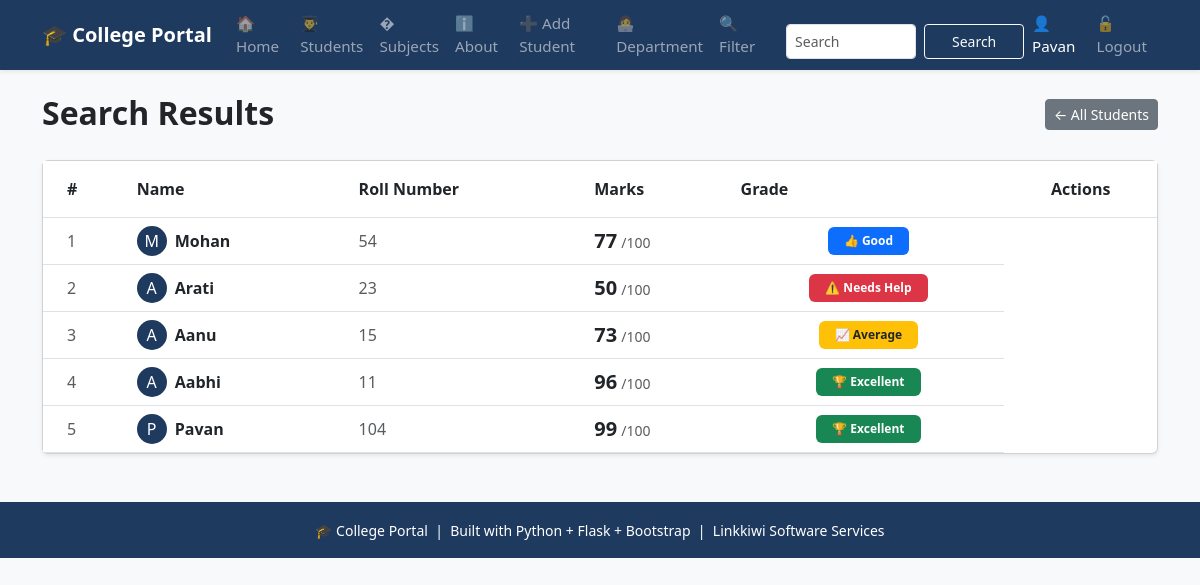
Screenshot of /search (signed in) with the database file from the repository.
### tables this page shows
CREATE TABLE students
                    (id INTEGER PRIMARY KEY AUTOINCREMENT,
                     name TEXT NOT NULL,
                     roll INTEGER NOT NULL,
                     marks INTEGER NOT NULL,
                     subject TEXT NOT NULL,
                     attendance INTEGER DEFAULT 0);

### app.py (the view)
@app.route("/search")
def search():
    q = request.args.get('q','')
    conn = get_db()
    if q:
        students = conn.execute('''SELECT * FROM students
                                WHERE name LIKE ?
                                OR SUBJECT LIKE ?
                                OR roll LIKE ?''',
                                (f'%{q}%', f'%{q}%', f'%{q}%')).fetchall()
    else:
        students = conn.execute('SELECT * FROM students ORDER BY id DESC').fetchall()
    conn.close()
    return render_template("search.html", students=students, query=q)

### database.py (called while the page is built)
def get_db():
   conn = sqlite3.connect('myproject.db')
   conn.row_factory = sqlite3.Row  # To access columns by name
   return conn

### templates/search.html (shortened to what this page needs)
{% extends "base.html" %}
{% block content %}
<div class="d-flex justify-content-between align-items-center mb-4">
    <h2 class = "fw-bold mb-1">Search Results</h2>
    <a href = "{{url_for('students_page')}}" class = "btn btn-secondary btn-sm">
        ← All Students
        </a>
</div>
{% if students %}
<div class="card shadow-sm">
    <div class="card-body p-0">
        <div class="table-responsive">
            <table class="table table-hover mb-0">
                <thead style="background-color: #1e3a5f; color:white;">
                    <tr>
                        <th class="py-3 ps-4">#</th>
                        <th class="py-3">Name</th>
                        <th class="py-3">Roll Number</th>
                        <th class="py-3">Marks</th>
                        <th class="py-3">Grade</th>
                        <th class="py-3 text-center">Actions</th>
                    </tr>
                </thead>
                <tbody>
                    {% for student in students %}
                    <tr class="align-middle">
                        <td class="ps-4 text-muted">
                            {{ loop.index }}
                        </td>
                        <td>
                            <div class="d-flex align-items-center">
                                <div class="rounded-circle d-flex justify-content-center align-items-center me-2"
                                     style="width:30px; height:30px; background-color:#1e3a5f; color:white;">
                                    {{ student['name'][0] }}
                                </div>
                                <span class="fw-bold">{{ student['name'] }}</span>
                            </div>
                        </td>
                        <td class="text-muted">{{ student['roll'] }}</td>
                            <td>
                                <span class="fw-bold fs-5">{{ student['marks'] }}</span>
                                <span class="text-muted small">/100</span>
                            </td>
                            <td class="text-center">
                                {% if student['marks'] >= 90 %}
                                    <span class="badge bg-success px-3 py-2">
                                        🏆 Excellent
                                    </span>
                                {% elif student['marks'] >= 75 %}
                                    <span class="badge bg-primary px-3 py-2">
                                        👍 Good
                                    </span>
                                {% elif student['marks'] >= 60 %}
                                    <span class="badge bg-warning text-dark px-3 py-2">
                                        📈 Average
                                    </span>
                                {% else %}
                                    <span class="badge bg-danger px-3 py-2">
                                        ⚠️ Needs Help
                                    </span>
                                {% endif %}
                            </td>
                        </tr>
                        {% endfor %}
                </tbody>
            </table>
        </div>
    </div>
</div>
{% endif %}
{% endblock %}

### templates/Base.html (shortened to what this page needs)
<!DOCTYPE html>
<html lang="en">
<head>
    <link href="https://cdn.jsdelivr.net/npm/bootstrap@5.3.0/dist/css/bootstrap.min.css"
          rel="stylesheet">
</head>
<body class="bg-light">
    <nav class="navbar navbar-expand navbar-dark shadow-sm"
         style="background-color: #1e3a5f;">
        <div class="container justify-content-center">
            <a class="navbar-brand fw-bold fs-5 me-3" href="{{ url_for('home') }}">
                🎓 College Portal
            </a>
            <div class="navbar-nav">
                <a class="nav-link px-2 py-1" href="{{ url_for('home') }}">
                    🏠 Home
                </a>
                <a class="nav-link px-2 py-1" href="{{ url_for('students_page') }}">
                    👨‍🎓 Students
                </a>
                <a class="nav-link px-2 py-1" href="{{ url_for('subjects') }}">
                    � Subjects
                </a>
                <a class="nav-link px-2 py-1" href="{{ url_for('about') }}">
                    ℹ️ About
                </a>
                <a class="nav-link px-2 py-1" href="{{ url_for('add_student') }}">
                    ➕ Add Student
                </a>
                <a class="nav-link px-2 py-1" href="{{ url_for('department')}}">
                      👩‍💻Department
                </a>
                <a class ="nav-link px-2 py-1" href="{{ url_for('filter_students') }}">
                    🔍 Filter
                </a>
                <form class="d-flex ms-3 mt-3" action="{{ url_for('search') }}" method="GET">
                    <input class="form-control form-control-sm me-2" style="width:130px; height:35px" type="search" placeholder="Search" name="q">
                    <button class="btn btn-outline-light btn-sm" style="width:100px; height:35px" type="submit">Search</button>
                </form>
                {% if session.username %}
                    <span class="nav-link px-2 py-1 text-white">👤 {{ session.username }}</span>
                    <a class="nav-link px-2 py-1" href="{{ url_for('logout') }}">
                        🔓 Logout
                    </a>
                {% else %}
                    <a class="nav-link px-2 py-1" href="{{ url_for('login') }}">
                        🔒 Login
                    </a>
                {% endif %}
            </div>
        </div>
    </nav>
<div class="container mt-4 mb-5">
        {% block content %}
        {% endblock %}
</div>
    <footer style="background-color: #1e3a5f;" class="text-white text-center py-3 mt-5">
        <small>
            🎓 College Portal &nbsp;|&nbsp;
            Built with Python + Flask + Bootstrap &nbsp;|&nbsp;
            Linkkiwi Software Services
        </small>
    </footer>
</body>
</html>

### templates/Base.html (style rules this page uses)
.navbar { min-height: 60px; }
:root { --brand: #1e3a5f; }
.nav-link { font-size: 0.95rem; font-weight: 500; }

### rows the page displays
students: username "Pavan", name "P", name "Pavan", roll "104", marks "99", shows "🏆 Excellent"
students: name "M", name "Mohan", roll "54", marks "77", shows "👍 Good"
students: name "A", name "Arati", roll "23", marks "50", shows "⚠️ Needs Help"
students: name "A", name "Aanu", roll "15", marks "73", shows "📈 Average"
students: name "A", name "Aabhi", roll "11", marks "96", shows "🏆 Excellent"
